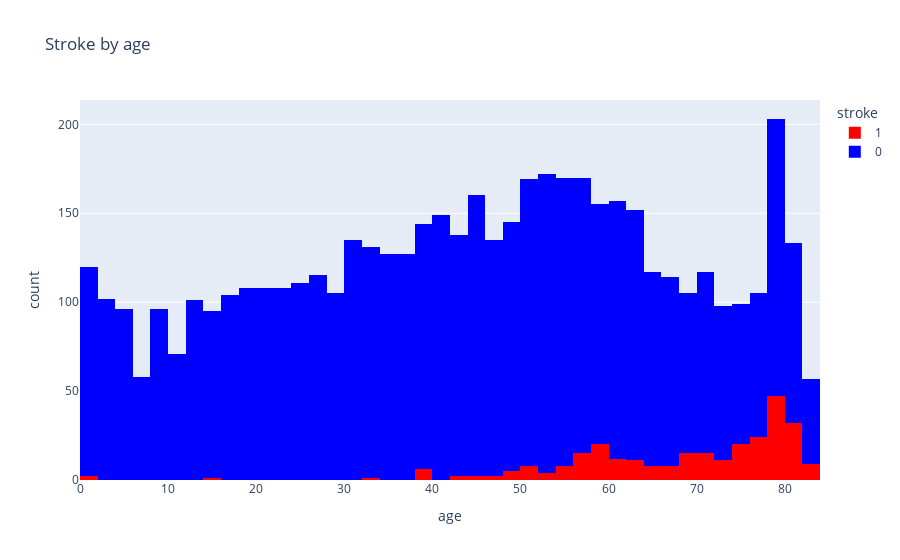

Notebook code cell kept with this figure:
### Code cell
grafico = px.histogram(data_base1, x="age", color="stroke", color_discrete_map={1: "red", 0: "blue"}, width=900, title = "Stroke by age")
# etapa 2: exibir o gráfico
grafico.show()

### Figure 1 — Plotly figure (JSON) as saved in the notebook; plotly's stock layout.template omitted (floating-point values rounded to 4 significant figures; data arrays with more than 128 entries replaced by an {"elided": "..."} marker saying what was removed)
{"data": [{"alignmentgroup": "True", "bingroup": "x", "hovertemplate": "stroke=1<br>age=%{x}<br>count=%{y}<extra></extra>", "legendgroup": "1", "marker": {"color": "red", "pattern": {"shape": ""}}, "name": "1", "offsetgroup": "1", "orientation": "v", "showlegend": true, "type": "histogram", "x": {"elided": "288 float values"}, "xaxis": "x", "yaxis": "y"}, {"alignmentgroup": "True", "bingroup": "x", "hovertemplate": "stroke=0<br>age=%{x}<br>count=%{y}<extra></extra>", "legendgroup": "0", "marker": {"color": "blue", "pattern": {"shape": ""}}, "name": "0", "offsetgroup": "0", "orientation": "v", "showlegend": true, "type": "histogram", "x": {"elided": "4894 float values"}, "xaxis": "x", "yaxis": "y"}], "layout": {"barmode": "relative", "legend": {"title": {"text": "stroke"}, "tracegroupgap": 0}, "title": {"text": "Stroke by age"}, "width": 900, "xaxis": {"anchor": "y", "domain": [0, 1], "title": {"text": "age"}}, "yaxis": {"anchor": "x", "domain": [0, 1], "title": {"text": "count"}}}}
